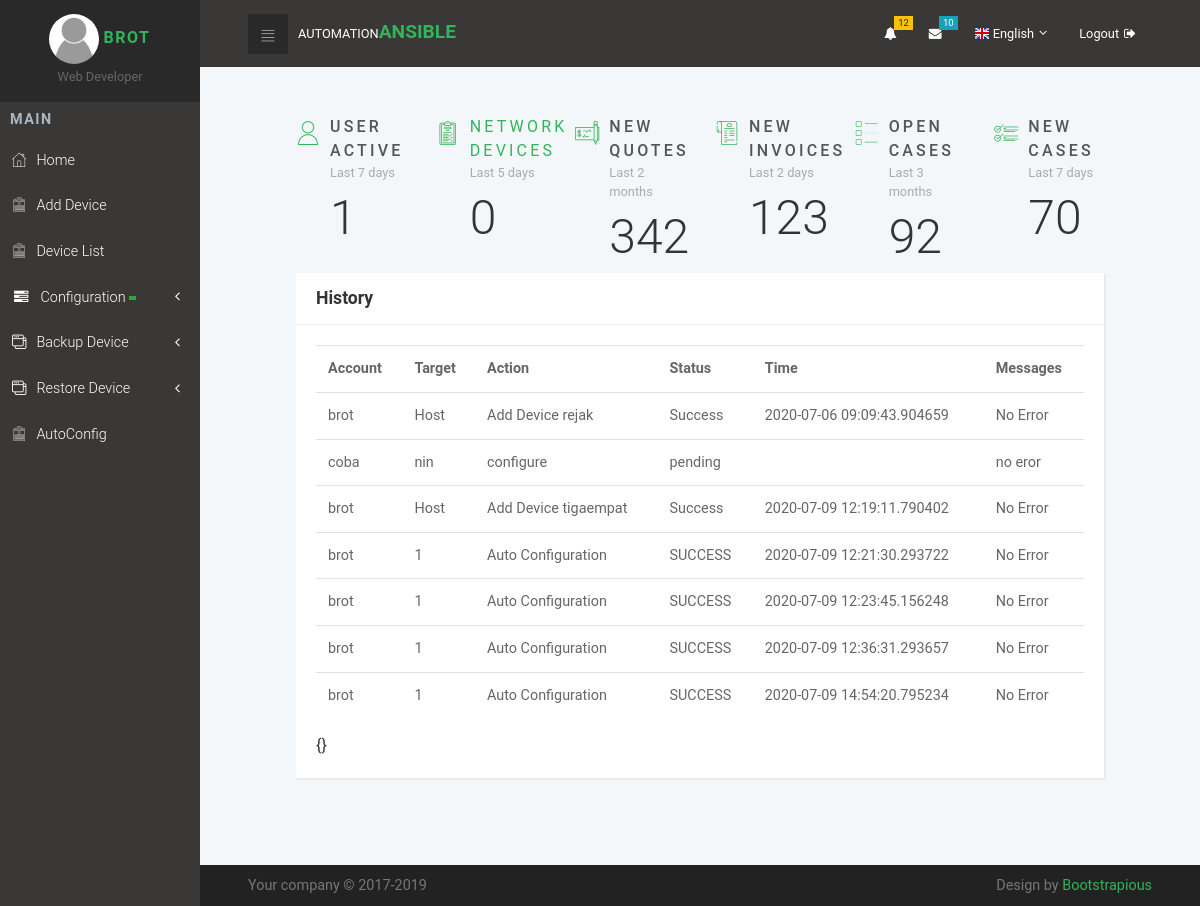
The app's page / (signed in) with its own data.
### users/models.py (models this page shows, shortened)
class Profile(models.Model):
    user = models.OneToOneField(User, on_delete=models.CASCADE)
    image = models.ImageField(default='default.jpg', upload_to='profile_pics')

### Automation/models.py (models this page shows, shortened)
class log(models.Model):
    account = models.CharField(max_length=255, default="")
    targetss = models.CharField(max_length=255, default="")
    action = models.CharField(max_length=255, default="")
    status = models.CharField(max_length=255, default="")
    time = models.CharField(max_length=255, default="")
    messages = models.CharField(max_length=255, default="")

### Automation/views.py (the view)
# urls.py: path('', views.home, name='Ansible-home'),
@login_required
def home(request):
    all_device = AnsibleNetworkHost.objects.all()
    logs = log.objects.all()
    coba = request.GET.get('page', 1)
    paginator = Paginator(logs, 10)
    try:
        pages = paginator.page(coba)
    except PageNotAnInteger:
        pages = paginator.page(1)
    except EmptyPage:
        pages = paginator.page(paginator.num_pages)
    context = {
        'all_device': len(all_device),
        'pages': pages
    }
    return render(request, 'ansibleweb/home.html', context)

### Automation/templates/ansibleweb/home.html (shortened to what this page needs)
{% extends "ansibleweb/base.html" %}
{% block content %}
<section class="dashboard-counts section-padding">
    <div class="container-fluid dashboard-content">
      <div class="row">
        <div class="col-xl-2 col-md-4 col-6">
          <div class="wrapper count-title d-flex">
            <div class="icon"><i class="icon-user"></i></div>
            <div class="name"><strong class="text-uppercase">User Active</strong><span>Last 7 days</span>
              <div class="count-number">1</div>
            </div>
          </div>
        </div>
        <div class="col-xl-2 col-md-4 col-6">
          <div class="wrapper count-title d-flex">
            <div class="icon"><i class="icon-padnote"></i></div>
            <div class="name"><a class="text-uppercase" href="{% url 'device' %}">Network Devices</a><span>Last 5 days</span>
              <div class="count-number">{{ all_device }}</div>
            </div>
          </div>
        </div>
        <div class="col-xl-2 col-md-4 col-6">
          <div class="wrapper count-title d-flex">
            <div class="icon"><i class="icon-check"></i></div>
            <div class="name"><strong class="text-uppercase">New Quotes</strong><span>Last 2 months</span>
              <div class="count-number">342</div>
            </div>
          </div>
        </div>
        <div class="col-xl-2 col-md-4 col-6">
          <div class="wrapper count-title d-flex">
            <div class="icon"><i class="icon-bill"></i></div>
            <div class="name"><strong class="text-uppercase">New Invoices</strong><span>Last 2 days</span>
              <div class="count-number">123</div>
            </div>
          </div>
        </div>
        <div class="col-xl-2 col-md-4 col-6">
          <div class="wrapper count-title d-flex">
            <div class="icon"><i class="icon-list"></i></div>
            <div class="name"><strong class="text-uppercase">Open Cases</strong><span>Last 3 months</span>
              <div class="count-number">92</div>
            </div>
          </div>
        </div>
        <div class="col-xl-2 col-md-4 col-6">
          <div class="wrapper count-title d-flex">
            <div class="icon"><i class="icon-list-1"></i></div>
            <div class="name"><strong class="text-uppercase">New Cases</strong><span>Last 7 days</span>
              <div class="count-number">70</div>
            </div>
          </div>
        </div>
      </div>
      <div class="row d-flex align-items-md-stretch">
        <div class="col-xl-12 col-lg-12 col-md-12 col-sm-12 col-12">
            <div class="card">
                <div class="card-header d-flex align-items-center">
                    <h4>History</h4>
                </div>
                <div class="card-body">
                   <table class="table">
                       <tr>
                           <th>Account</th>
                           <th>Target</th>
                           <th>Action</th>
                           <th>Status</th>
                           <th>Time</th>
                           <th>Messages</th>
                       </tr>
                       {% for page in pages %}
                            <tr>
                                <td>{{ page.account }}</td>
                                <td>{{ page.targetss }}</td>
                                <td>{{ page.action }}</td>
                                <td>{{ page.status }} </td>
                                <td>{{ page.time }}</td>
                                <td>{{ page.messages }}</td>
                            </tr>
                        {% endfor %}
                   </table>
                   {}
                </div>
            </div>
        </div>
      </div>
    </div>
  </section>
{% endblock content %}

### Automation/templates/ansibleweb/base.html (shortened to what this page needs)
<!DOCTYPE html>
<html>
  {% load static %}
  <head>
    <link rel="stylesheet" href="{% static 'vendor/bootstrap/css/bootstrap.min.css' %}">
    <link rel="stylesheet" href="{% static 'vendor/font-awesome/css/font-awesome.min.css' %}">
    <link rel="stylesheet" href="{% static 'css/fontastic.css' %}">
    <link rel="stylesheet" href="{% static 'css/grasp_mobile_progress_circle-1.0.0.min.css' %}">
    <link rel="stylesheet" href="{% static 'vendor/malihu-custom-scrollbar-plugin/jquery.mCustomScrollbar.css' %}">
    <link rel="stylesheet" href="{% static 'css/style.default.css' %}" id="theme-stylesheet">
    <link rel="stylesheet" href="{% static 'css/custom.css' %}">
    <link rel="stylesheet" type="text/css" href="{% static 'css/vis.css' %}">
  </head>
  <body>
    <nav class="side-navbar">
        <div class="side-navbar-wrapper">
          <div class="sidenav-header d-flex align-items-center justify-content-center">
            <div class="sidenav-header-inner text-center"><img src="{{ user.profile.image.url }}" alt="person" class="img-fluid rounded-circle">
              <a href="{% url 'profile' %}"><h2 class="h5">{{ user.username }}</h2></a><span>Web Developer</span>
            </div>
          </div>
          <div class="main-menu">
            <h5 class="sidenav-heading">Main</h5>
            <ul id="side-main-menu" class="side-menu list-unstyled">
              <li><a href="{% url 'Ansible-home' %}"> <i class="icon-home"></i>Home                             </a></li>
              <li><a href="{% url 'group-create' %}"> <i class="icon-form"></i>Add Device                            </a></li>
              <li><a href="{% url 'device' %}"> <i class="icon-form"></i>Device List                            </a></li>
              <li class="nav-item ">
                <a class="nav-link" href="#" data-toggle="collapse" aria-expanded="false"
                    data-target="#submenu-2" aria-controls="submenu-2"><i class="fa fa-fw fa-tasks"></i>Configuration
                    <span class="badge badge-success"></span></a>
            </li>
            <li><a href="#exampledropdownDropdown" aria-expanded="false" data-toggle="collapse"> <i class="icon-interface-windows"></i>Backup Device </a>
            </li>
            <li><a href="#hehe" aria-expanded="false" data-toggle="collapse"> <i class="icon-interface-windows"></i>Restore Device </a>
            </li>
            <li><a href="{% url 'arp' %}"> <i class="icon-form"></i>AutoConfig</a></li>
            </ul>
          </div>
        </div>
      </nav>
      <div class="page">
        <header class="header">
          <nav class="navbar">
            <div class="container-fluid">
              <div class="navbar-holder d-flex align-items-center justify-content-between">
                <div class="navbar-header"><a id="toggle-btn" href="#" class="menu-btn"><i class="icon-bars"> </i></a><a href="index.html" class="navbar-brand">
                    <div class="brand-text d-none d-md-inline-block"><span>Automation </span><strong class="text-primary">Ansible</strong></div></a></div>
                <ul class="nav-menu list-unstyled d-flex flex-md-row align-items-md-center">
                  <li class="nav-item dropdown"> <a id="notifications" rel="nofollow" data-target="#" href="#" data-toggle="dropdown" aria-haspopup="true" aria-expanded="false" class="nav-link"><i class="fa fa-bell"></i><span class="badge badge-warning">12</span></a>
                  </li>
                  <li class="nav-item dropdown"> <a id="messages" rel="nofollow" data-target="#" href="#" data-toggle="dropdown" aria-haspopup="true" aria-expanded="false" class="nav-link"><i class="fa fa-envelope"></i><span class="badge badge-info">10</span></a>
                  </li>
                  <li class="nav-item dropdown"><a id="languages" rel="nofollow" data-target="#" href="#" data-toggle="dropdown" aria-haspopup="true" aria-expanded="false" class="nav-link language dropdown-toggle"><img src="{% static 'img/flags/16/GB.png' %}" alt="English"><span class="d-none d-sm-inline-block">English</span></a>
                  </li>
                  <li class="nav-item"><a href="{% url 'logout' %}" class="nav-link logout"> <span class="d-none d-sm-inline-block">Logout</span><i class="fa fa-sign-out"></i></a></li>
                </ul>
              </div>
            </div>
          </nav>
        </header>
        <section>
          <div class="container-fluid">
      {% block content %}{% endblock %}
    </div>
    </section>
      <footer class="main-footer">
        <div class="container-fluid">
          <div class="row">
            <div class="col-sm-6">
              <p>Your company &copy; 2017-2019</p>
            </div>
            <div class="col-sm-6 text-right">
              <p>Design by <a href="https://bootstrapious.com/p/bootstrap-4-dashboard" class="external">Bootstrapious</a></p>
            </div>
          </div>
        </div>
      </footer>
    </div>
  </body>
</html>

### records on screen
log: account "brot", targetss "Host", action "Add Device rejak", status "Success", time "2020-07-06 09:09:43.904659", messages "No Error"
log: account "coba", targetss "nin", action "configure", status "pending", messages "no eror"
log: account "brot", targetss "Host", action "Add Device tigaempat", status "Success", time "2020-07-09 12:19:11.790402", messages "No Error"
log: account "brot", targetss "1", action "Auto Configuration", status "SUCCESS", time "2020-07-09 12:21:30.293722", messages "No Error"
log: account "brot", targetss "1", action "Auto Configuration", status "SUCCESS", time "2020-07-09 12:23:45.156248", messages "No Error"
log: account "brot", targetss "1", action "Auto Configuration", status "SUCCESS", time "2020-07-09 12:36:31.293657", messages "No Error"
log: account "brot", targetss "1", action "Auto Configuration", status "SUCCESS", time "2020-07-09 14:54:20.795234", messages "No Error"

### other values on screen
{{ user.username }} "BROT"
{{ all_device }} "0"
